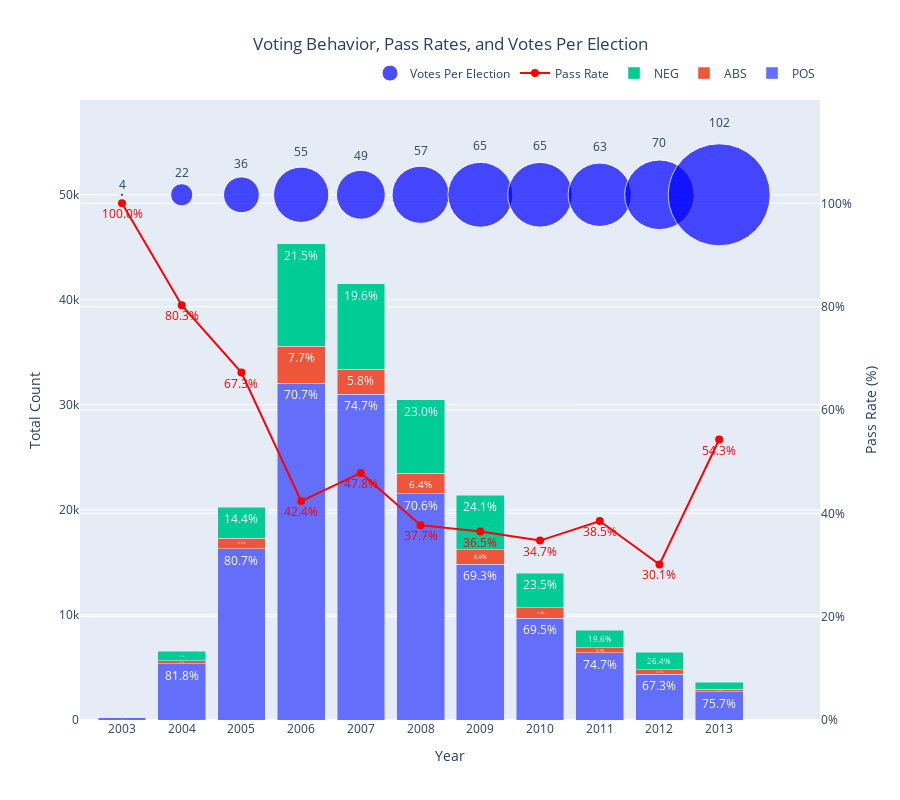

The notebook cell this image was saved under:
### Markdown cell above
# Graph 4: Voting Behavior, Pass Rates, and Votes Per Election

### Code cell
df_g = df1.drop_duplicates('elec_id')[['YEA','TOT','POS','ABS','NEG']]
df_g = df_g.reset_index()
df_g = df_g.drop('index', axis=1)
df_g = df_g.groupby('YEA').sum().reset_index()

df_g['POS_pct'] = (df_g['POS'] / df_g['TOT']) * 100
df_g['ABS_pct'] = (df_g['ABS'] / df_g['TOT']) * 100
df_g['NEG_pct'] = (df_g['NEG'] / df_g['TOT']) * 100


df_g2 = passrate_by_year.drop(['WIN','LOSS'],axis =1).reset_index().rename(columns={'index':'type'})

df_g3 = df1.drop_duplicates('elec_id').groupby('YEA')[['elec_id']].count().rename(columns={'elec_id':'no_elec'})
df_g3 = df_g3.reset_index()
df_g3['VOT_PER_ELEC'] = df_g['TOT']/df_g3['no_elec']

# Melt the DataFrame for plotting
df_melted = df_g.melt(
    id_vars=['YEA', 'TOT'], 
    value_vars=['POS', 'ABS', 'NEG'], 
    var_name='Type', 
    value_name='Value'
)

# Add percentages for text
df_melted['Percentage'] = df_melted.apply(
    lambda row: (row['Value'] / df_g.loc[df_g['YEA'] == row['YEA'], 'TOT'].values[0]) * 100, axis=1
)

# Create the figure
fig = go.Figure()

# Add the bar chart with percentage text
for type_name in df_melted['Type'].unique():
    filtered_df = df_melted[df_melted['Type'] == type_name]
    fig.add_trace(
        go.Bar(
            x=filtered_df['YEA'],
            y=filtered_df['Value'],
            name=type_name,
            text=[f"{p:.1f}%" for p in filtered_df['Percentage']],  # Use percentage as text
            textposition='inside'
        )
    )

fig.update_traces(
    textfont=dict(color="white"),  # Set text color to white
    selector=dict(type="bar")  # Apply only to bar traces
)

# Add the scatter plot for pass rates
fig.add_trace(
    go.Scatter(
        x=df_g['YEA'],  # Use the same x values
        y=[pr * 100 for pr in df_g2["WIN_PERC"]],  # Convert pass rate to percentage
        mode="lines+markers+text",  # Line graph with markers and text
        name="Pass Rate",
        text=[f"{pr*100:.1f}%" for pr in df_g2["WIN_PERC"]],  # Add pass rate as percentage text
        textposition='bottom center',
        line=dict(color="red", width=2),
        marker=dict(color="red", size=8),
        yaxis="y2"  # Associate this trace with the secondary y-axis
    )
)

fig.update_traces(
    textfont=dict(color="red"),  # Set text color to white
    selector=dict(type="scatter")  # Apply only to bar traces
)

# Configure layout
fig.update_layout(
    barmode='stack',
    title=dict(
        text="Voting Behavior and Pass Rates over a Decade",  # Chart title
        x=0.5,  # Center the title
        xanchor="center",  # Anchor the title at the center
    ),
    xaxis=dict(
        title="Year",
        tickmode='linear',  # Force all ticks to be shown
        tick0=2003,         # Starting point
        dtick=1             # Interval of 1 year
    ),
    yaxis=dict(title="Total Count"),
    yaxis2=dict(
        title="Pass Rate (%)",
        overlaying="y",
        side="right",  # Place the secondary y-axis on the right
        range=[0, 100]  # Set the y-axis scale from 0 to 100
    ),
    legend=dict(orientation="h", yanchor="bottom", y=1.02, xanchor="right", x=1),
    height=800
)

fig.add_trace(
    go.Scatter(
        x=df_g3['YEA'],  # Year for x-axis
        y=[50000] * len(df_g3),  # Fixed y-value to align bubbles on the same line
        mode="markers+text",  # Scatter with markers and text
        name="Votes Per Election",
        text=[f"{v:.0f}" for v in df_g3['VOT_PER_ELEC']],  # Display value inside the bubble
        textposition="top center",  # Position text above the bubbles
        marker=dict(
            size=df_g3['VOT_PER_ELEC'] *1,  # Scale bubble size for visual impact
            color="blue",
            opacity=0.7
        ),
        hoverinfo="text+x",  # Show year and votes per election in hover
        hovertext=[f"Year: {year}<br>Votes Per Election: {votes:.0f}" for year, votes in zip(df_g3['YEA'], df_g3['VOT_PER_ELEC'])]
    )
)

# Update layout to ensure bubbles fit nicely
fig.update_layout(
    title=dict(
        text="Voting Behavior, Pass Rates, and Votes Per Election",
        x=0.5,
        xanchor="center"
    ),
    xaxis=dict(
        title="Year",
        tickmode='array',  # Use an array to specify which ticks to show
        tickvals=[2003, 2004, 2005, 2006, 2007, 2008, 2009, 2010, 2011, 2012, 2013],  # Exclude 2014
        ticktext=["2003", "2004", "2005", "2006", "2007", "2008", "2009", "2010", "2011", "2012", "2013"]  # Text for these ticks
    ),
    yaxis=dict(
        title="Total Count"
    ),
    yaxis2=dict(
        title="Pass Rate (%)",
        overlaying="y",
        side="right",
        range=[0, 120],  # Ensure the secondary y-axis is from 0 to 100
        tickvals=[0, 20, 40, 60, 80, 100],  # Define ticks you want to display
        ticktext=["0%", "20%", "40%", "60%", "80%", "100%"]  # Custom text for these ticks
    ),
    height=800,
    legend=dict(orientation="h", yanchor="bottom", y=1.02, xanchor="right", x=1)
)

pio.write_html(fig, file="Plots/voting_beh_passrates_vot_per_elec.html", auto_open=False)

fig.show()

### Figure 1 — Plotly figure (JSON) as saved in the notebook; plotly's stock layout.template omitted (floating-point values rounded to 4 significant figures)
{"data": [{"name": "POS", "text": ["97.5%", "81.8%", "80.7%", "70.7%", "74.7%", "70.6%", "69.3%", "69.5%", "74.7%", "67.3%", "75.7%"], "textfont": {"color": "white"}, "textposition": "inside", "type": "bar", "x": [2003, 2004, 2005, 2006, 2007, 2008, 2009, 2010, 2011, 2012, 2013], "y": [198, 5350, 16326, 32054, 31012, 21523, 14822, 9710, 6393, 4358, 2705]}, {"name": "ABS", "text": ["0.5%", "4.7%", "4.9%", "7.7%", "5.8%", "6.4%", "6.6%", "7.0%", "5.7%", "6.3%", "6.1%"], "textfont": {"color": "white"}, "textposition": "inside", "type": "bar", "x": [2003, 2004, 2005, 2006, 2007, 2008, 2009, 2010, 2011, 2012, 2013], "y": [1, 308, 992, 3511, 2391, 1954, 1404, 976, 485, 408, 218]}, {"name": "NEG", "text": ["2.0%", "13.5%", "14.4%", "21.5%", "19.6%", "23.0%", "24.1%", "23.5%", "19.6%", "26.4%", "18.2%"], "textfont": {"color": "white"}, "textposition": "inside", "type": "bar", "x": [2003, 2004, 2005, 2006, 2007, 2008, 2009, 2010, 2011, 2012, 2013], "y": [4, 883, 2921, 9760, 8138, 7002, 5149, 3284, 1678, 1708, 649]}, {"line": {"color": "red", "width": 2}, "marker": {"color": "red", "size": 8}, "mode": "lines+markers+text", "name": "Pass Rate", "text": ["100.0%", "80.3%", "67.3%", "42.4%", "47.8%", "37.7%", "36.5%", "34.7%", "38.5%", "30.1%", "54.3%"], "textfont": {"color": "red"}, "textposition": "bottom center", "type": "scatter", "x": [2003, 2004, 2005, 2006, 2007, 2008, 2009, 2010, 2011, 2012, 2013], "y": [100, 80.27, 67.26, 42.37, 47.82, 37.71, 36.47, 34.72, 38.52, 30.11, 54.29], "yaxis": "y2"}, {"hoverinfo": "text+x", "hovertext": ["Year: 2003<br>Votes Per Election: 4", "Year: 2004<br>Votes Per Election: 22", "Year: 2005<br>Votes Per Election: 36", "Year: 2006<br>Votes Per Election: 55", "Year: 2007<br>Votes Per Election: 49", "Year: 2008<br>Votes Per Election: 57", "Year: 2009<br>Votes Per Election: 65", "Year: 2010<br>Votes Per Election: 65", "Year: 2011<br>Votes Per Election: 63", "Year: 2012<br>Votes Per Election: 70", "Year: 2013<br>Votes Per Election: 102"], "marker": {"color": "blue", "opacity": 0.7, "size": [3.5, 22.25, 35.82, 55.34, 48.93, 57.18, 64.97, 64.68, 63.38, 69.61, 102.1]}, "mode": "markers+text", "name": "Votes Per Election", "text": ["4", "22", "36", "55", "49", "57", "65", "65", "63", "70", "102"], "textposition": "top center", "type": "scatter", "x": [2003, 2004, 2005, 2006, 2007, 2008, 2009, 2010, 2011, 2012, 2013], "y": [50000, 50000, 50000, 50000, 50000, 50000, 50000, 50000, 50000, 50000, 50000]}], "layout": {"barmode": "stack", "height": 800, "legend": {"orientation": "h", "x": 1, "xanchor": "right", "y": 1.02, "yanchor": "bottom"}, "title": {"text": "Voting Behavior, Pass Rates, and Votes Per Election", "x": 0.5, "xanchor": "center"}, "xaxis": {"dtick": 1, "tick0": 2003, "tickmode": "array", "ticktext": ["2003", "2004", "2005", "2006", "2007", "2008", "2009", "2010", "2011", "2012", "2013"], "tickvals": [2003, 2004, 2005, 2006, 2007, 2008, 2009, 2010, 2011, 2012, 2013], "title": {"text": "Year"}}, "yaxis": {"title": {"text": "Total Count"}}, "yaxis2": {"overlaying": "y", "range": [0, 120], "side": "right", "ticktext": ["0%", "20%", "40%", "60%", "80%", "100%"], "tickvals": [0, 20, 40, 60, 80, 100], "title": {"text": "Pass Rate (%)"}}}}
